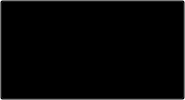
<?xml version="1.0" encoding="UTF-8"?>
<ui version="4.0">
 <class>GameCard</class>
 <widget class="QWidget" name="GameCard">
  <property name="geometry">
   <rect>
    <x>0</x>
    <y>0</y>
    <width>185</width>
    <height>100</height>
   </rect>
  </property>
  <property name="sizePolicy">
   <sizepolicy hsizetype="Maximum" vsizetype="Maximum">
    <horstretch>0</horstretch>
    <verstretch>0</verstretch>
   </sizepolicy>
  </property>
  <property name="minimumSize">
   <size>
    <width>185</width>
    <height>100</height>
   </size>
  </property>
  <property name="maximumSize">
   <size>
    <width>4444444</width>
    <height>4444444</height>
   </size>
  </property>
  <property name="windowTitle">
   <string>Form</string>
  </property>
  <property name="styleSheet">
   <string notr="true">QWidget{
	background-color: rgba(255, 0, 255, 0);
}</string>
  </property>
  <layout class="QHBoxLayout" name="horizontalLayout">
   <property name="spacing">
    <number>0</number>
   </property>
   <property name="leftMargin">
    <number>0</number>
   </property>
   <property name="topMargin">
    <number>0</number>
   </property>
   <property name="rightMargin">
    <number>0</number>
   </property>
   <property name="bottomMargin">
    <number>0</number>
   </property>
   <item>
    <widget class="QPushButton" name="GameCardButton">
     <property name="sizePolicy">
      <sizepolicy hsizetype="Expanding" vsizetype="Expanding">
       <horstretch>0</horstretch>
       <verstretch>0</verstretch>
      </sizepolicy>
     </property>
     <property name="font">
      <font>
       <family>Segoe UI Variable Small</family>
       <pointsize>8</pointsize>
       <weight>75</weight>
       <italic>false</italic>
       <bold>true</bold>
       <underline>false</underline>
       <strikeout>false</strikeout>
      </font>
     </property>
     <property name="layoutDirection">
      <enum>Qt::LeftToRight</enum>
     </property>
     <property name="styleSheet">
      <string notr="true">QPushButton{
	color: white;
	padding-top: 60px;
	background-color: rgba(0, 0, 0, 0);
}</string>
     </property>
     <property name="text">
      <string/>
     </property>
     <property name="flat">
      <bool>false</bool>
     </property>
    </widget>
   </item>
  </layout>
 </widget>
 <resources/>
 <connections/>
</ui>
